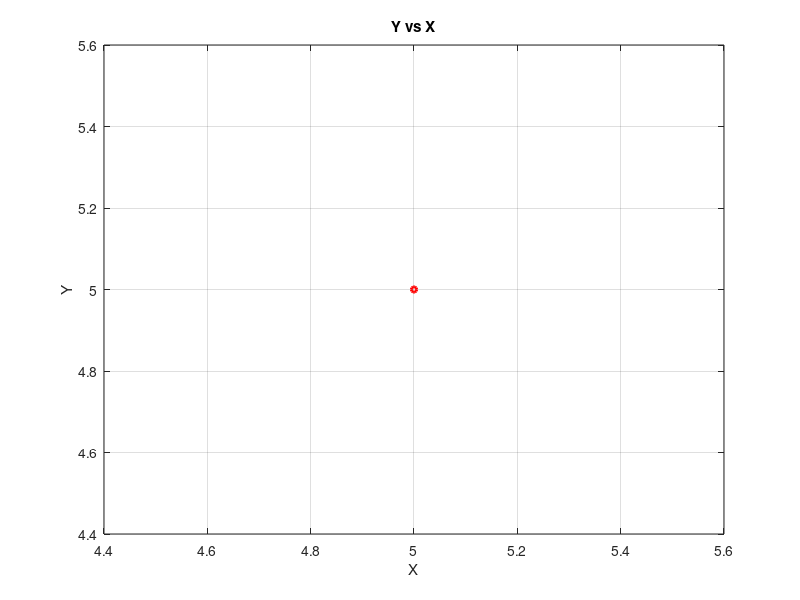

MATLAB code to generate this figure:
%Regresion Polinomica de Grado 2
fprintf('Bienvenido al programa para calcular la regresion\nlineal polinomica de grado 2\n')
fprintf(' \n');
fprintf('Ejemplo de como ingresar los valores [0;0;0;0;0] / [0 0 0 0 0]\n')

%Ingresar los datos 
x=input("\nIngrese los valores de x dentro de corchetes: ");
y=input("\nIngrese los valores de y dentro de corchetes: ");

%Cantidad de datos
cant=length(x);

%Calculos - Multiplicaciones
for(i=1:length(x))
xy(i)=x(i)*y(i);
xx(i)=x(i)*x(i);
endfor
for(i=1:length(x))
xxy(i)=xx(i)*y(i);
endfor
for(i=1:length(x))
xxx(i)=xx(i)*x(i);
endfor
for(i=1:length(x))
xxxx(i)=xxx(i)*x(i);
endfor

%Calculos - Sumas
totX=0, totY=0, totXY=0, totXX=0, totXXY=0, totXXX=0, totXXXX=0;
for(i=1:length(x))
totX=totX+x(i);
totY=totY+y(i);
totXY=totXY+xy(i);
totXX=totXX+xx(i);
totXXY=totXXY+xxy(i);
totXXX=totXXX+xxx(i);
totXXXX=totXXXX+xxxx(i);
endfor

%Matriz
matriz=[cant, totX, totXX; totX, totXX, totXXX; totXX, totXXX, totXXXX];
coeficientes=[totY; totXY; totXXY];

%Calculo de coeficientes
inversa=matriz^-1;
resultado=inversa*coeficientes;

%Sr=(y-a0-a1*x-a2*x^2)^2
totSr=0;
for(i=1:length(x))
vecSr(i)=(y(i)-resultado(1)-resultado(2)*x(i)-resultado(3)*xx(i))^2;
totSr=totSr+vecSr(i);
endfor

%Sy/x=Error
Syx=sqrt(totSr/(cant-(2+1)));

%(y-ymedia)^2
totYmedia=0;
ymedia=totY/cant;
for(i=1:length(y))
ymediaVec(i)=(y(i)-ymedia)^2;
totYmedia=totYmedia+ymediaVec(i);
endfor

%Coeficiente de correlacion y determinacion
coeDeterminacion=((totYmedia-totSr)/totYmedia);
coeCorrelacion=sqrt(coeDeterminacion);

%Impresion de resultados
fprintf(' \n');
fprintf('Coeficeintes\n');
fprintf('%i\n', resultado);
fprintf(' \n');
fprintf('Ecuacion del modelo de regresion\n');
fprintf('y=%i+%i*x+%i*x^2\n', resultado(1),resultado(2), resultado(3));
fprintf(' \n');
fprintf('El coeficiente de determinacion es: %i\n',coeDeterminacion);
fprintf('El coeficiente de correlacion es: %i\n',coeCorrelacion);
if(coeDeterminacion<1 && coeDeterminacion>=0.95)
fprintf(' \n');
fprintf('Dado que se obtuvo un coeficiente de determinacion de %i se puede concluir\nque este metodo de regresion se adapta de forma excelente a los datos\n', coeDeterminacion);
else
fprintf(' \n');
fprintf('Dado que se obtuvo un coeficiente de determinacion de %i se puede concluir\nque este metodo de regresion no se adapta de forma excelente a los datos\n', coeDeterminacion);
endif
fprintf(' \n');
fprintf('El error estandar es de: %i\n',Syx);

%Grafica
plot(x,y,'ro-', 'markersize', 4, 'linewidth', 2);grid;
xlabel('X');
ylabel('Y');
title('Y vs X');
